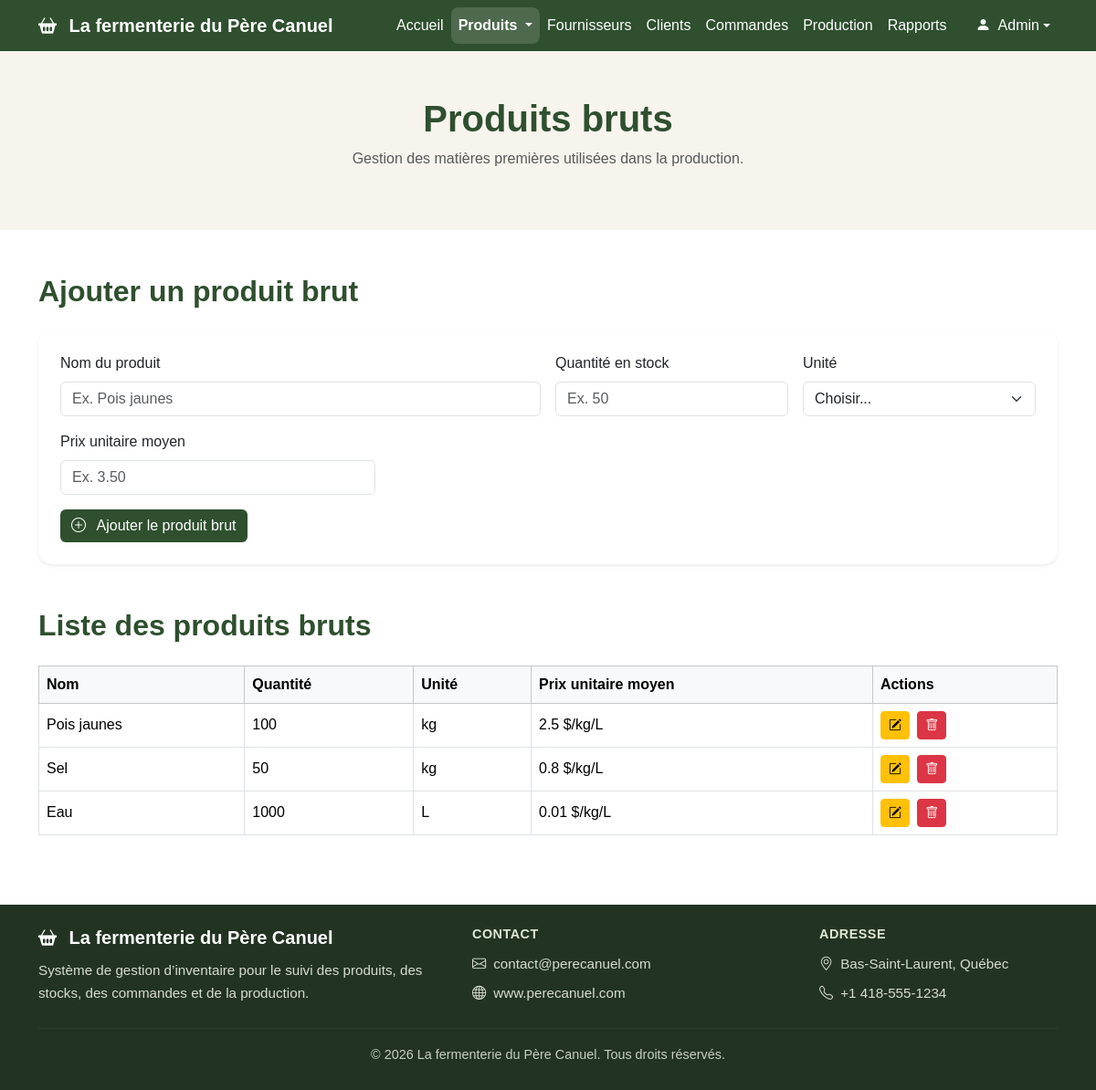
The page /produits-bruts.php on the database as committed earlier.
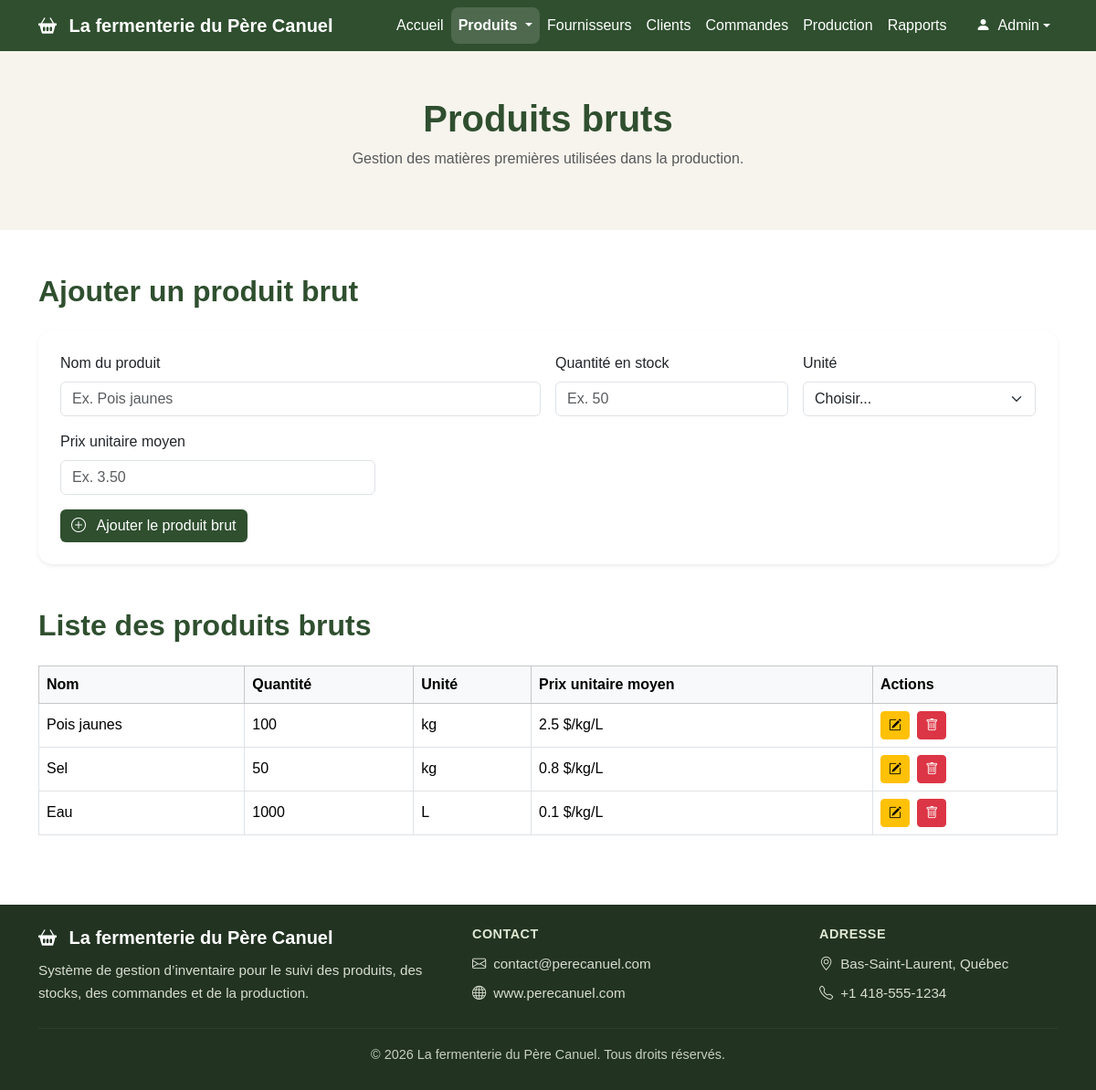
The same page on the database as committed later.
### tables this page shows
CREATE TABLE `produitbrut` (
  `id_produit_brut` int(11) NOT NULL,
  `nom` varchar(100) DEFAULT NULL,
  `quantite_stock` int(11) DEFAULT NULL,
  `unite_mesure` varchar(50) DEFAULT NULL,
  `prix_unitaire_moyen` float DEFAULT NULL
);

### produits-bruts.php (the view, shortened to what this page needs)
<?php
require_once "liaisonBD.php";
$sql = "SELECT * FROM produitbrut";
$stmt = $pdo->query($sql);
$produits_bruts = $stmt->fetchAll(PDO::FETCH_ASSOC);
?>
<!DOCTYPE html>
<html lang="fr">
<head>
  <link href="https://cdn.jsdelivr.net/npm/bootstrap@5.3.3/dist/css/bootstrap.min.css" rel="stylesheet">
  <link href="https://cdn.jsdelivr.net/npm/bootstrap-icons@1.11.3/font/bootstrap-icons.css" rel="stylesheet">
  <link type="text/css" rel="stylesheet" href="styles/produits-bruts.css"/>
</head>
<body>
<nav class="navbar navbar-expand-lg navbar-dark">
  <div class="container">
    <a class="navbar-brand fw-bold" href="index.php">
      <i class="bi bi-basket2-fill me-2"></i>
      La fermenterie du Père Canuel
    </a>
    <div class="collapse navbar-collapse" id="navbarMenu">
      <ul class="navbar-nav ms-auto">
        <li class="nav-item"><a class="nav-link" href="index.php">Accueil</a></li>
        <li class="nav-item dropdown">
          <a class="nav-link dropdown-toggle active" href="#" id="produitsDropdown" role="button" data-bs-toggle="dropdown">
            Produits
          </a>
        </li>
        <li class="nav-item"><a class="nav-link" href="fournisseurs.php">Fournisseurs</a></li>
        <li class="nav-item"><a class="nav-link" href="clients.php">Clients</a></li>
        <li class="nav-item"><a class="nav-link" href="commandes.php">Commandes</a></li>
        <li class="nav-item"><a class="nav-link" href="production.php">Production</a></li>
        <li class="nav-item"><a class="nav-link" href="rapports.php">Rapports</a></li>
        <li class="nav-item dropdown ms-lg-3">
          <a class="nav-link dropdown-toggle d-flex align-items-center" href="#" id="userDropdown" role="button" data-bs-toggle="dropdown">
            <span class="user-avatar me-2"><i class="bi bi-person-fill"></i></span>
            Admin
          </a>
        </li>
      </ul>
    </div>
  </div>
</nav>
<header class="page-header">
  <div class="container">
    <h1>Produits bruts</h1>
    <p class="text-muted">Gestion des matières premières utilisées dans la production.</p>
  </div>
</header>
<main class="container my-5">
  <section class="mb-5">
    <h2 class="section-title mb-4">Ajouter un produit brut</h2>
    <div class="card shadow-sm p-4">
      <form method="POST">
        <div class="row g-3">
          <div class="col-md-6">
            <label class="form-label">Nom du produit</label>
            <input type="text" class="form-control" name="nom" placeholder="Ex. Pois jaunes" required>
          </div>
          <div class="col-md-3">
            <label class="form-label">Quantité en stock</label>
            <input type="number" class="form-control" name="quantite_stock" placeholder="Ex. 50" required>
          </div>
          <div class="col-md-3">
            <label class="form-label">Unité</label>
            <select class="form-select" name="unite_mesure" required>
              <option value="">Choisir...</option>
            </select>
          </div>
          <div class="col-md-4">
            <label class="form-label">Prix unitaire moyen</label>
            <input type="number" step="0.01" class="form-control" name="prix_unitaire_moyen" placeholder="Ex. 3.50" required>
          </div>
          <div class="col-12">
            <button type="submit" name="ajouter" class="btn btn-principal">
              <i class="bi bi-plus-circle me-2"></i>
              Ajouter le produit brut
            </button>
          </div>
        </div>
      </form>
    </div>
  </section>
  <section>
    <h2 class="section-title mb-4">Liste des produits bruts</h2>
    <div class="table-responsive">
      <table class="table table-bordered align-middle">
        <thead class="table-light">
          <tr>
            <th>Nom</th>
            <th>Quantité</th>
            <th>Unité</th>
            <th>Prix unitaire moyen</th>
            <th>Actions</th>
          </tr>
        </thead>
        <tbody>
          <?php foreach ($produits_bruts as $produit_brut): ?>
            <tr>
              <td><?= htmlspecialchars($produit_brut["nom"]) ?></td>
              <td><?= htmlspecialchars($produit_brut["quantite_stock"]) ?></td>
              <td><?= htmlspecialchars($produit_brut["unite_mesure"]) ?></td>
              <td><?= htmlspecialchars($produit_brut["prix_unitaire_moyen"]) ?> $/kg/L</td>
              <td>
                <button
                  type="button"
                  class="btn btn-sm btn-warning me-1"
                  data-bs-toggle="modal"
                  data-bs-target="#modifierModal"
                  data-id="<?= $produit_brut["id_produit_brut"] ?>"
                  data-nom="<?= htmlspecialchars($produit_brut["nom"]) ?>"
                  data-quantite="<?= htmlspecialchars($produit_brut["quantite_stock"]) ?>"
                  data-unite="<?= htmlspecialchars($produit_brut["unite_mesure"]) ?>"
                  data-prix="<?= htmlspecialchars($produit_brut["prix_unitaire_moyen"]) ?>"
                >
                  <i class="bi bi-pencil-square"></i>
                </button>
                <button
                  type="button"
                  class="btn btn-sm btn-danger"
                  data-bs-toggle="modal"
                  data-bs-target="#supprimerModal"
                  data-id="<?= $produit_brut["id_produit_brut"] ?>"
                  data-nom="<?= htmlspecialchars($produit_brut["nom"]) ?>"
                >
                  <i class="bi bi-trash"></i>
                </button>
              </td>
            </tr>
          <?php endforeach; ?>
        </tbody>
      </table>
    </div>
  </section>
</main>
<footer class="footer-pro">
  <div class="container py-4">
    <div class="row gy-4 align-items-center">
      <div class="col-lg-5 col-md-12">
        <h5 class="footer-title">
          <i class="bi bi-basket2-fill me-2"></i>
          La fermenterie du Père Canuel
        </h5>
        <p class="footer-text mb-0">
          Système de gestion d’inventaire pour le suivi des produits,
          des stocks, des commandes et de la production.
        </p>
      </div>
      <div class="col-lg-4 col-md-12">
        <h6 class="footer-subtitle">Contact</h6>
        <p class="footer-text mb-2"><i class="bi bi-envelope me-2"></i>contact@perecanuel.com</p>
        <p class="footer-text mb-0"><i class="bi bi-globe me-2"></i>www.perecanuel.com</p>
      </div>
      <div class="col-lg-3 col-md-12">
        <h6 class="footer-subtitle">Adresse</h6>
        <p class="footer-text mb-2"><i class="bi bi-geo-alt me-2"></i>Bas-Saint-Laurent, Québec</p>
        <p class="footer-text mb-0"><i class="bi bi-telephone me-2"></i>+1 418-555-1234</p>
      </div>
    </div>
    <hr class="footer-line">
    <div class="text-center">
      <p class="footer-bottom mb-1">
        © 2026 La fermenterie du Père Canuel. Tous droits réservés.
      </p>
    </div>
  </div>
</footer>
</body>
</html>

### styles/produits-bruts.css (style rules this page uses)
body { font-family: Arial, Helvetica, sans-serif; background-color: #ffffff; }
.navbar { background-color: #2f4f2f; }
.navbar-brand, .nav-link { color: white; font-weight: 500; }
.navbar .nav-link.active { color: #ffffff; font-weight: 700; background-color: rgba(255, 255, 255, 0.15); border-radius: 8px; }
.page-header { background-color: #f7f4ed; padding: 50px 0; text-align: center; }
.page-header h1 { color: #2f4f2f; font-weight: 700; }
.section-title { color: #2f4f2f; font-weight: 700; }
.btn-principal { background-color: #2f4f2f; color: white; border: none; }
.card { border-radius: 15px; border: none; }
.footer-pro { background-color: #223322; color: #ffffff; margin-top: 60px; }
.footer-title { font-weight: 700; color: #ffffff; margin-bottom: 12px; }
.footer-subtitle { font-weight: 700; color: #dfe8d2; margin-bottom: 12px; text-transform: uppercase; font-size: 0.9rem; letter-spacing: 0.5px; }
.footer-text { color: #d8ddd0; font-size: 0.95rem; line-height: 1.6; }
.footer-line { border-color: rgba(255, 255, 255, 0.2); margin: 25px 0 18px; }
.footer-bottom { color: #c8d0c0; font-size: 0.9rem; }

Rows that differ between the two databases and show on the page:
changed produitbrut "Eau": prix_unitaire_moyen "0.01" → "0.1"
